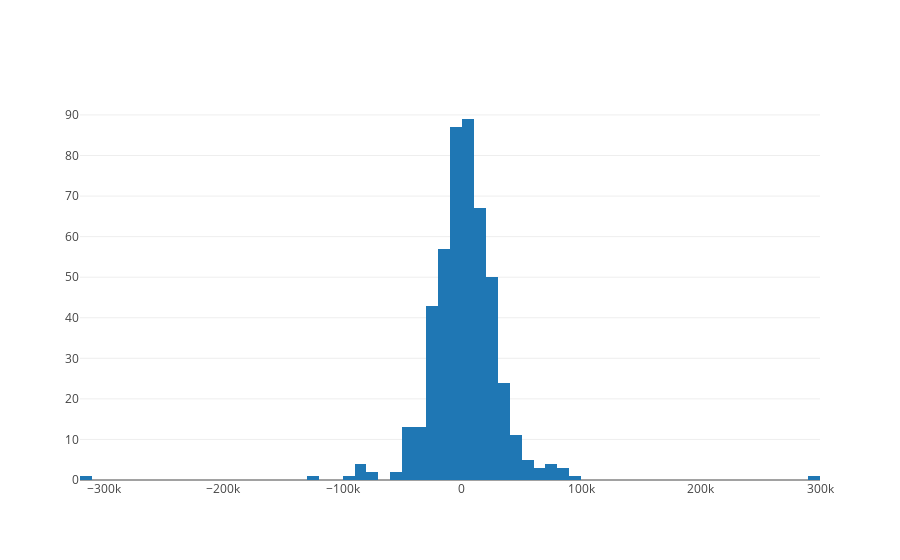

Notebook source saved alongside this figure:
### Markdown cell above
# Histogram

### Code cell
data = [go.Histogram(x=dollars['difference'])]
py.iplot(data, filename='basic histogram')

### Figure 1 — Plotly figure (JSON) as saved in the notebook; plotly's stock layout.template omitted (floating-point values rounded to 4 significant figures; data arrays with more than 128 entries replaced by an {"elided": "..."} marker saying what was removed)
{"data": [{"type": "histogram", "x": {"elided": "482 float values"}}], "layout": {}}
